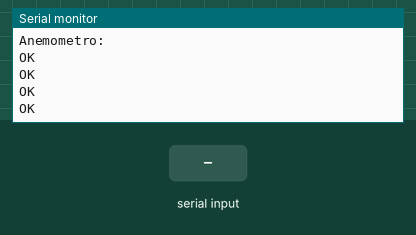
Recording of a sketch running on a simulated ESP32. Shown: the last lines printed to the serial monitor. The test bench sets the inputs (shaded band). WiFi joins after 1.5 s; servers stay silent unless stated; the modem accepts every AT command (registered, SIM ready, sends succeed) and sends nothing else.

Above: at 8.2 s.
8.3 s: "1" received over the second serial link
At 10.59 s:
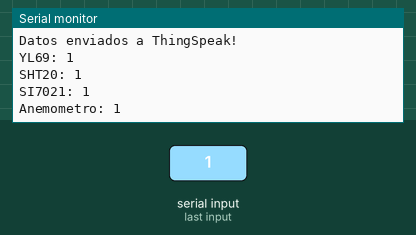
11.3 s: "0" received over the second serial link
At 13.8 s:
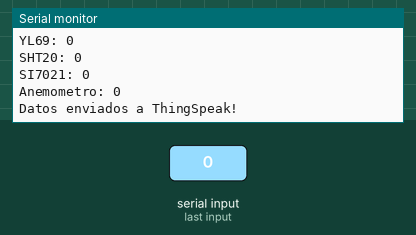
14.3 s: "2" received over the second serial link
At 16.7 s:
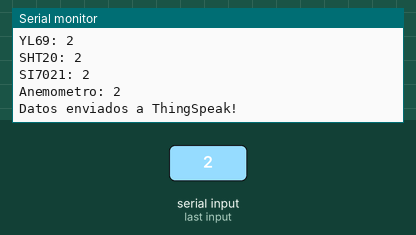

Measured:
- after the input at 8.3 s, the serial monitor: prints a new line after 2.1 s (image 1)
- after the input at 11.3 s, the serial monitor: prints a new line after 1.4 s (image 2)
- after the input at 14.3 s, the serial monitor: prints a new line after 1.7 s (image 3)

The sketch:

Esp32_WiFi.ino
```cpp
//Creado por Ivan Zuriel Alvarez Perez
//RECEPTOR DE ESTACION METEREOLOGICA

#include <SoftwareSerial.h>
#include <ThingSpeak.h>
#include <WiFi.h>

String lora_band = "915000000";
String lora_networkid = "5";    // Lora Network ID
String lora_address = "2";      // Lora address
String lora_RX_address = "1";   // Lora RX address (para respuesta)

const char* ssid = "ssid";                        //SSID de router.
const char* password = "password";                //Contraseña de router.

unsigned long channelID = 9999999;                //ID del canal.
const char* WriteAPIKey = "API Key";     //Write API Key del canal.

SoftwareSerial mySerial(18, 19); // RX, TX

WiFiClient cliente;

// Variables para almacenar los datos del sensor
String YL69 = "";
String SHT20T = ""; //Temperatura
String SHT20H = ""; //Humedad

String SI7021T = ""; //Temperatura
String SI7021H = ""; //Humedad
String VelV = "";

void setup() {
  Serial.begin(9600);
  mySerial.begin(9600);

  // Configuracion del Wifi
  WiFi.begin(ssid,password);
  while (WiFi.status() != WL_CONNECTED) {
    delay(500);
    Serial.print(".");
  }
  Serial.println("Wifi conectado!");

  ThingSpeak.begin(cliente); //Inicialiar el servidor

  // Configuración del módulo RYLR998
  Serial.println("Configurando el módulo RYLR998...");
  delay(1500);

  mySerial.println("AT+BAND=" + lora_band);
  delay(500);
  mySerial.println("AT+ADDRESS=" + lora_address);
  delay(500);
  mySerial.println("AT+NETWORKID=" + lora_networkid);
  delay(1500);
  mySerial.println("AT+IPR=9600");
  delay(1500);

  Serial.println("Configuración completada.");


}

void loop() {
  if (mySerial.available()) {
    String receivedData = mySerial.readString();
    //Serial.println("Datos recibidos: " + receivedData);  //CADENA COMPLETA DE DATOS

    // Extraer y actualizar los datos del sensor
    int Sdata = 0; //StarIndex
    int Edata = receivedData.indexOf(','); //EndIndex
    YL69 = receivedData.substring(Sdata, Edata);

    //SHT20
    Sdata = Edata + 1;
    Edata = receivedData.indexOf(',', Sdata);
    String SHT20 = receivedData.substring(Sdata, Edata);
    int Separador = SHT20.indexOf('|');
    SHT20T = SHT20.substring(0, Separador);
    SHT20H = SHT20.substring (Separador + 1);

    //SI7021
    Sdata = Edata + 1;
    Edata = receivedData.indexOf(',', Sdata);
    String SI7021 = receivedData.substring(Sdata, Edata);
    Separador = SI7021.indexOf('|');
    SI7021T = SI7021.substring(0, Separador);
    SI7021H = SI7021.substring (Separador + 1);

    //ANEMOMETRO
    Sdata = Edata + 1;
    VelV = receivedData.substring(Sdata);

    // Imprimir los datos del sensor
    Serial.println("YL69: " + YL69);
    Serial.println("SHT20: " + SHT20);
    Serial.println("SI7021: " + SI7021);
    Serial.println("Anemometro: " + VelV);

    ThingSpeak.writeFields(channelID,WriteAPIKey);
    Serial.println("Datos enviados a ThingSpeak!");
    //delay(14000); // 14 Segundo que soporta ThingSpeak en la version Free

    // Asigna a campos
    ThingSpeak.setField (1,YL69);
    ThingSpeak.setField (2,SHT20T);
    ThingSpeak.setField (3,SHT20H);
    ThingSpeak.setField (4,SI7021T);
    ThingSpeak.setField (5,SI7021H);
    ThingSpeak.setField (6,VelV);

  } else {
    Serial.println("Esperando datos...");
  }
  delay(1000);
}
```
